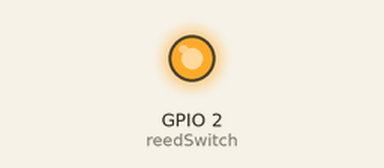
Recording of a sketch running on a simulated ESP8266 (NodeMCU). Parts: output pins drawn as LEDs (lit = HIGH).

Above: at 0.1 s.
Timing chart, 0 to 1.6 s (numbered marks = the images above):
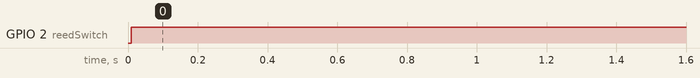

The sketch:

door-monitor.ino
```cpp
/*
 *  HTTP over TLS (HTTPS) example sketch
 *
 *  This example demonstrates how to use
 *  WiFiClientSecure class to access HTTPS API.
 *  We fetch and display the status of
 *  esp8266/Arduino project continuous integration
 *  build.
 *
 *  Limitations:
 *    only RSA certificates
 *    no support of Perfect Forward Secrecy (PFS)
 *    TLSv1.2 is supported since version 2.4.0-rc1
 *
 *  Created by Ivan Grokhotkov, 2015.
 *  This example is in public domain.
 */

#include <ESP8266WiFi.h>
#include <WiFiClientSecure.h>

const char *ssid = "YOUR_WIFI_NAME";
const char *password = "YOUR_WIFI_PASSWORD";

const char *host = "YOUR_LAMBDA_FUNCTION_URL.execute-api.us-east-2.amazonaws.com";
const int httpsPort = 443;

// Use web browser to view and copy
// SHA1 fingerprint of the certificate

const char *fingerprint = "00 01 02 03 04... YOUR LAMBDA FUNCTION SHA-1 FINGERPRINT";
int reedSwitch = 2;
int doorState = 1; // initialize open
WiFiClientSecure client;

void setup()
{
    pinMode(reedSwitch, INPUT);
    pinMode(LED_BUILTIN, OUTPUT);
    Serial.begin(115200);
    delay(10);
    Serial.println();
}

void updateBathroomStatus(String queryParams)
{
    // Use WiFiClientSecure class to create TLS connection

    if (!client.connect(host, httpsPort))
    {
        Serial.println("connection failed");
        return;
    }

    if (client.verify(fingerprint, host))
    {
        //    Serial.println("certificate matches");
    }
    else
    {
        Serial.println("certificate doesn't match");
    }

    String url = "/dev/bathroom-status/update/" + queryParams;

    client.print(String("GET ") + url + " HTTP/1.1\r\n" +
                 "Host: " + host + "\r\n" +
                 "User-Agent: ESP8266\r\n" +
                 "Connection: close\r\n\r\n");
}

void loop()
{

    int currentState = digitalRead(reedSwitch); // state is `0` if closed and `1` if opened
    if (currentState != doorState)
    {
        // change internal door state
        doorState = currentState;

        if (currentState == 0)
        {
            digitalWrite(LED_BUILTIN, HIGH);
            // the bathroom is in use
            updateBathroomStatus("?status=closed&bathroomId=west");
        }
        else if (currentState == 1)
        {
            // the bathroom is open
            updateBathroomStatus("?status=open&bathroomId=west");
        }
    }
    else
    {
        // make sure the lights are turned on only when door is closed
        if (currentState == 0)
        {
            digitalWrite(LED_BUILTIN, LOW);
        }
        else
        {
            digitalWrite(LED_BUILTIN, HIGH);
        }
    }
}
```

Measured:
- by itself, GPIO 2 (reedSwitch): LOW → HIGH at 0.01 s
